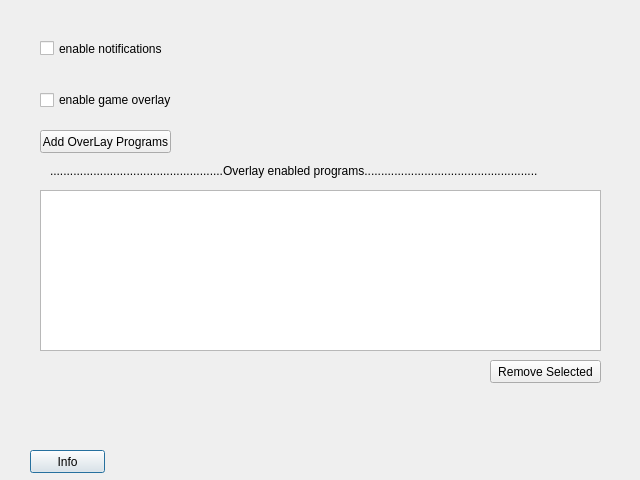
<?xml version="1.0" encoding="UTF-8"?>
<ui version="4.0">
 <class>Dialog</class>
 <widget class="QDialog" name="Dialog">
  <property name="geometry">
   <rect>
    <x>0</x>
    <y>0</y>
    <width>640</width>
    <height>480</height>
   </rect>
  </property>
  <property name="windowTitle">
   <string>Dialog</string>
  </property>
  <widget class="QCheckBox" name="enablenitify">
   <property name="geometry">
    <rect>
     <x>40</x>
     <y>40</y>
     <width>341</width>
     <height>17</height>
    </rect>
   </property>
   <property name="text">
    <string>enable notifications</string>
   </property>
  </widget>
  <widget class="QCheckBox" name="enableoverlay">
   <property name="geometry">
    <rect>
     <x>40</x>
     <y>90</y>
     <width>421</width>
     <height>20</height>
    </rect>
   </property>
   <property name="text">
    <string>enable game overlay</string>
   </property>
  </widget>
  <widget class="QPushButton" name="info">
   <property name="geometry">
    <rect>
     <x>30</x>
     <y>450</y>
     <width>75</width>
     <height>23</height>
    </rect>
   </property>
   <property name="text">
    <string>Info</string>
   </property>
  </widget>
  <widget class="QPushButton" name="add_overlay_programs">
   <property name="enabled">
    <bool>true</bool>
   </property>
   <property name="geometry">
    <rect>
     <x>40</x>
     <y>130</y>
     <width>131</width>
     <height>23</height>
    </rect>
   </property>
   <property name="text">
    <string>Add OverLay Programs</string>
   </property>
  </widget>
  <widget class="QListView" name="listView">
   <property name="geometry">
    <rect>
     <x>40</x>
     <y>190</y>
     <width>561</width>
     <height>161</height>
    </rect>
   </property>
  </widget>
  <widget class="QLabel" name="label">
   <property name="geometry">
    <rect>
     <x>50</x>
     <y>160</y>
     <width>551</width>
     <height>21</height>
    </rect>
   </property>
   <property name="text">
    <string>....................................................Overlay enabled programs....................................................</string>
   </property>
  </widget>
  <widget class="QPushButton" name="removeselcetedapp">
   <property name="geometry">
    <rect>
     <x>490</x>
     <y>360</y>
     <width>111</width>
     <height>23</height>
    </rect>
   </property>
   <property name="text">
    <string>Remove Selected</string>
   </property>
  </widget>
 </widget>
 <resources/>
 <connections/>
</ui>
